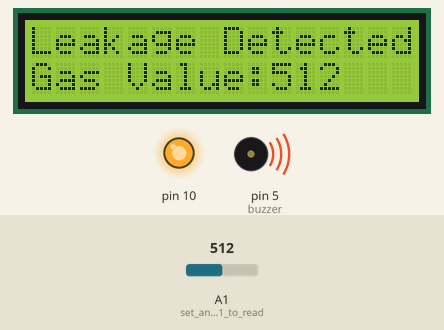
Bench run of a sketch on a simulated Arduino Uno, built with avr-gcc and run on an emulated ATmega328P. On the bench: 16×2 character LCD, output pins drawn as LEDs (lit = HIGH), buzzer (waves = sounding). Inputs (shaded band) come from the test bench; at power-on: A1 (set_analog_pin_A1_to_read) = 512. What the sketch prints to the serial monitor is not drawn.

Above: at 3.2 s.
3.3 s: A1 (set_analog_pin_A1_to_read) set to 290
At 7.6 s:
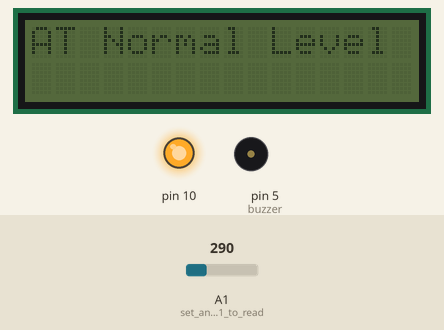
8.9 s: A1 (set_analog_pin_A1_to_read) set to 317
At 10.2 s:
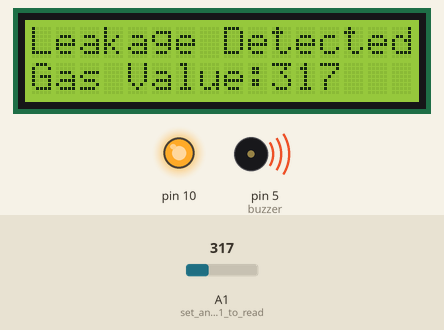
15.5 s: A1 (set_analog_pin_A1_to_read) set to 306
At 20.4 s:
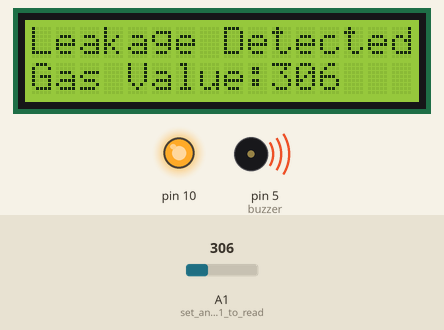
25.5 s: A1 (set_analog_pin_A1_to_read) set to 122
At 29.18 s:
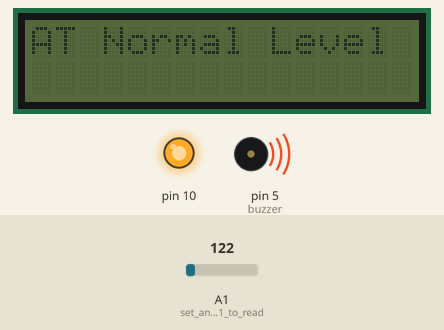
Timing chart, 0 to 30.7 s (numbered marks = the images above; inputs shaded):
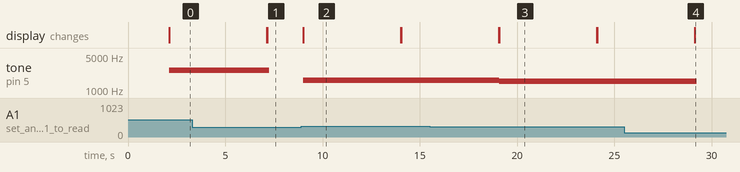

The sketch:

Transmitter.ino
```cpp
#include <LiquidCrystal_I2C.h>
#include <SPI.h>
#include <mcp2515.h>

LiquidCrystal_I2C lcd(0x27, 16, 2);  // I2C address 0x27, 16 column and 2 rows

const int buzzer = 5;  // buzzer to arduino pin 5
int GAS_VAL = 0;       // decalre and initialise variables

struct can_frame canMsg;  // decalre struct data type for storing the CAN message
MCP2515 mcp2515(10);      // set PIN for SPI CS

void setup() {

  Serial.begin(9600);  // initialize serial console for reading or writing on PC and setting its baud rate

  lcd.init();                     // initialize the lcd
  lcd.backlight();                // turn LCD back light on
  lcd.setCursor(0, 0);            // set cursor on lcd (column, row)
  lcd.print("Initialising....");  // print on lcd screen
  lcd.setCursor(0, 1);
  lcd.print("Device at Room 1");
  delay(2000);                    // stops running for value mentioned (milli seconds)
  lcd.clear();

  pinMode(A1, INPUT);  // set analog pin A1 to read data from MQ-6 Gas Sensor (Input)

  pinMode(buzzer, OUTPUT);  // set digital pin 5 as an Output

  SPI.begin();                                // initialize SPI bus (Intiate SPI COmmunication)
  mcp2515.reset();                            // reset MCP2515
  mcp2515.setBitrate(CAN_500KBPS, MCP_8MHZ);  // set MCP2515 speed to 500kbps and clock frequency to 8MHz
  mcp2515.setNormalMode();                    // set MCP2515 to normal mode
}

void loop() {

  GAS_VAL = analogRead(A1);  // read and store the gas level

  Serial.print("GAS_VAL : ");
  Serial.println(GAS_VAL);    // print Gas Value on PC screen

  if (GAS_VAL > 300) {

    lcd.backlight();
    lcd.setCursor(0, 0);
    lcd.print("Leakage Detected");
    lcd.setCursor(0, 1);
    lcd.print("Gas Value:");
    lcd.setCursor(10, 1);
    lcd.print(GAS_VAL);

    tone(buzzer, GAS_VAL * 5);  // scaled frequency based on gas detected at sensor

    canMsg.can_id = 0xAA;           // set CAN Id to 0xAA
    canMsg.can_dlc = 1;             // set CAN data length to 1
    canMsg.data[0] = GAS_VAL / 5;   // update gas value at [0]
                                    // (divide by 5 at transmitter and multiply by 5 at receiver for rounding off to 5's)
    mcp2515.sendMessage(&canMsg);   // send CAN message

    delay(5000);

    lcd.clear();  // clear the LCD Screen
  }


  if (GAS_VAL < 300) {

    lcd.noBacklight();  //turn LCD back light off
    lcd.setCursor(0, 0);
    lcd.print("AT Normal Level");
    delay(100);

    noTone(buzzer);  //turn buzzer off
  }

}
```

Measured:
- the behaviour switches between 300 and 301 on A1 (set_analog_pin_A1_to_read) (found by bisection; images 1 and 2)
- after the input at 3.3 s, tone on pin 5 (buzzer): 2560 Hz → silent after 3.9 s; the display: first differs from a run without the input after 3.8 s (image 1)
- after the input at 8.9 s, tone on pin 5 (buzzer): silent → 1585 Hz after 0.12 s; the display: changes after 0.12 s (image 2)
- after the input at 15.5 s, tone on pin 5 (buzzer): 1585 Hz → 1530 Hz after 3.6 s; the display: first differs from a run without the input after 3.6 s (image 3)
- after the input at 25.5 s, tone on pin 5 (buzzer): 1530 Hz → silent after 3.7 s; the display: first differs from a run without the input after 3.6 s (image 4)
- what the display in image 2 shows lasts 5.0 s, from 9.0 s to 14.0 s
